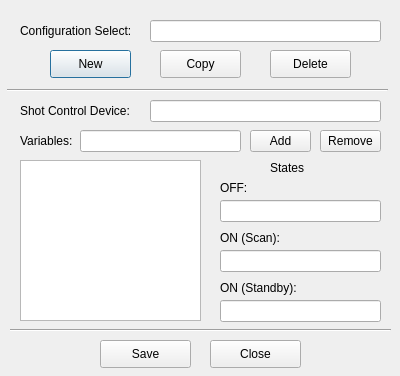
<?xml version="1.0" encoding="UTF-8"?>
<ui version="4.0">
 <class>Dialog</class>
 <widget class="QDialog" name="Dialog">
  <property name="geometry">
   <rect>
    <x>0</x>
    <y>0</y>
    <width>400</width>
    <height>376</height>
   </rect>
  </property>
  <property name="windowTitle">
   <string>Shot Control Editor</string>
  </property>
  <widget class="QLabel" name="label">
   <property name="geometry">
    <rect>
     <x>20</x>
     <y>20</y>
     <width>121</width>
     <height>21</height>
    </rect>
   </property>
   <property name="text">
    <string>Configuration Select:</string>
   </property>
  </widget>
  <widget class="QLineEdit" name="lineConfigurationSelect">
   <property name="geometry">
    <rect>
     <x>150</x>
     <y>20</y>
     <width>231</width>
     <height>22</height>
    </rect>
   </property>
  </widget>
  <widget class="QPushButton" name="buttonNewConfiguration">
   <property name="geometry">
    <rect>
     <x>50</x>
     <y>50</y>
     <width>81</width>
     <height>28</height>
    </rect>
   </property>
   <property name="text">
    <string>New</string>
   </property>
  </widget>
  <widget class="QPushButton" name="buttonDeleteConfiguration">
   <property name="geometry">
    <rect>
     <x>270</x>
     <y>50</y>
     <width>81</width>
     <height>28</height>
    </rect>
   </property>
   <property name="text">
    <string>Delete</string>
   </property>
  </widget>
  <widget class="QLabel" name="label_2">
   <property name="geometry">
    <rect>
     <x>20</x>
     <y>100</y>
     <width>131</width>
     <height>21</height>
    </rect>
   </property>
   <property name="text">
    <string>Shot Control Device:</string>
   </property>
  </widget>
  <widget class="QLineEdit" name="lineDeviceName">
   <property name="geometry">
    <rect>
     <x>150</x>
     <y>100</y>
     <width>231</width>
     <height>22</height>
    </rect>
   </property>
  </widget>
  <widget class="QPushButton" name="buttonCopyConfiguration">
   <property name="geometry">
    <rect>
     <x>160</x>
     <y>50</y>
     <width>81</width>
     <height>28</height>
    </rect>
   </property>
   <property name="text">
    <string>Copy</string>
   </property>
  </widget>
  <widget class="Line" name="line">
   <property name="geometry">
    <rect>
     <x>7</x>
     <y>80</y>
     <width>381</width>
     <height>20</height>
    </rect>
   </property>
   <property name="orientation">
    <enum>Qt::Horizontal</enum>
   </property>
  </widget>
  <widget class="QListWidget" name="listShotControlVariables">
   <property name="geometry">
    <rect>
     <x>20</x>
     <y>160</y>
     <width>181</width>
     <height>161</height>
    </rect>
   </property>
  </widget>
  <widget class="QLabel" name="label_3">
   <property name="geometry">
    <rect>
     <x>20</x>
     <y>130</y>
     <width>61</width>
     <height>21</height>
    </rect>
   </property>
   <property name="text">
    <string>Variables:</string>
   </property>
  </widget>
  <widget class="QLineEdit" name="lineVariableName">
   <property name="geometry">
    <rect>
     <x>80</x>
     <y>130</y>
     <width>161</width>
     <height>22</height>
    </rect>
   </property>
  </widget>
  <widget class="QPushButton" name="buttonAddVariable">
   <property name="geometry">
    <rect>
     <x>250</x>
     <y>130</y>
     <width>61</width>
     <height>22</height>
    </rect>
   </property>
   <property name="text">
    <string>Add</string>
   </property>
  </widget>
  <widget class="QPushButton" name="buttonRemoveVariable">
   <property name="geometry">
    <rect>
     <x>320</x>
     <y>130</y>
     <width>61</width>
     <height>22</height>
    </rect>
   </property>
   <property name="text">
    <string>Remove</string>
   </property>
  </widget>
  <widget class="QLabel" name="label_4">
   <property name="geometry">
    <rect>
     <x>270</x>
     <y>160</y>
     <width>55</width>
     <height>16</height>
    </rect>
   </property>
   <property name="text">
    <string>States</string>
   </property>
  </widget>
  <widget class="QLabel" name="label_5">
   <property name="geometry">
    <rect>
     <x>220</x>
     <y>180</y>
     <width>55</width>
     <height>16</height>
    </rect>
   </property>
   <property name="text">
    <string>OFF:</string>
   </property>
  </widget>
  <widget class="QLineEdit" name="lineOffState">
   <property name="geometry">
    <rect>
     <x>220</x>
     <y>200</y>
     <width>161</width>
     <height>22</height>
    </rect>
   </property>
  </widget>
  <widget class="QLabel" name="label_6">
   <property name="geometry">
    <rect>
     <x>220</x>
     <y>230</y>
     <width>71</width>
     <height>16</height>
    </rect>
   </property>
   <property name="text">
    <string>ON (Scan):</string>
   </property>
  </widget>
  <widget class="QLineEdit" name="lineScanState">
   <property name="geometry">
    <rect>
     <x>220</x>
     <y>250</y>
     <width>161</width>
     <height>22</height>
    </rect>
   </property>
  </widget>
  <widget class="QLabel" name="label_7">
   <property name="geometry">
    <rect>
     <x>220</x>
     <y>280</y>
     <width>101</width>
     <height>16</height>
    </rect>
   </property>
   <property name="text">
    <string>ON (Standby):</string>
   </property>
  </widget>
  <widget class="QLineEdit" name="lineStandbyState">
   <property name="geometry">
    <rect>
     <x>220</x>
     <y>300</y>
     <width>161</width>
     <height>22</height>
    </rect>
   </property>
  </widget>
  <widget class="QPushButton" name="buttonSaveConfiguration">
   <property name="geometry">
    <rect>
     <x>100</x>
     <y>340</y>
     <width>91</width>
     <height>28</height>
    </rect>
   </property>
   <property name="text">
    <string>Save</string>
   </property>
  </widget>
  <widget class="QPushButton" name="buttonCloseWindow">
   <property name="geometry">
    <rect>
     <x>210</x>
     <y>340</y>
     <width>91</width>
     <height>28</height>
    </rect>
   </property>
   <property name="text">
    <string>Close</string>
   </property>
  </widget>
  <widget class="Line" name="line_2">
   <property name="geometry">
    <rect>
     <x>10</x>
     <y>320</y>
     <width>381</width>
     <height>20</height>
    </rect>
   </property>
   <property name="orientation">
    <enum>Qt::Horizontal</enum>
   </property>
  </widget>
 </widget>
 <tabstops>
  <tabstop>lineConfigurationSelect</tabstop>
  <tabstop>buttonNewConfiguration</tabstop>
  <tabstop>buttonCopyConfiguration</tabstop>
  <tabstop>buttonDeleteConfiguration</tabstop>
  <tabstop>lineDeviceName</tabstop>
  <tabstop>lineVariableName</tabstop>
  <tabstop>buttonAddVariable</tabstop>
  <tabstop>buttonRemoveVariable</tabstop>
  <tabstop>listShotControlVariables</tabstop>
  <tabstop>lineOffState</tabstop>
  <tabstop>lineScanState</tabstop>
  <tabstop>lineStandbyState</tabstop>
  <tabstop>buttonSaveConfiguration</tabstop>
  <tabstop>buttonCloseWindow</tabstop>
 </tabstops>
 <resources/>
 <connections/>
</ui>
